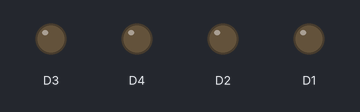
Recording of a sketch running on a simulated ESP8266 (NodeMCU). Shown: output pins drawn as LEDs (lit = HIGH).

Above: at 0.0 s.
At 5.1 s:
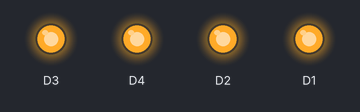
At 10.1 s:
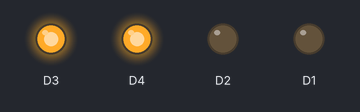
Timing chart, 0 to 11.6 s (numbered marks = the images above):
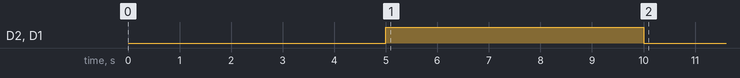

The sketch:

PIESmartCar_MotorTest.ino
```cpp
void setup()
{
  analogWriteFreq(50); // ปรับความถี่สัญญาณ PWM เป็น 50Hz

  // กำหนดขาควบคุมมอเตอร์ต่างๆ ให้เป็นโหมด OUTPUT
  pinMode(D1, OUTPUT); // D1 PWM MOTOR_LEFT
  pinMode(D2, OUTPUT); // D2 PWM MOTOR_RIGHT
  pinMode(D3, OUTPUT); // D3 DIR MOTOR_LEFT
  pinMode(D4, OUTPUT); // D4 DIR MOTOR_RIGHT

  delay(5000);  // รอเวลาตั้งตัว 5 วินาที

  analogWrite(D1, 512);   // กำหนดความเร็วมอเตอร์ A (ล้อข้างซ้าย) เท่ากับ 50%
  analogWrite(D2, 512);   // กำหนดความเร็วมอเตอร์ B (ล้อข้างขวา) เท่ากับ 50%
  digitalWrite(D3, HIGH);  // กำหนดทิศทาง ให้มอเตอร์ A หมุนเดินหน้า
  digitalWrite(D4, HIGH);  // กำหนดทิศทาง ให้มอเตอร์ B หมุนเดินหน้า

  delay(5000); // เดินหน้าไปเป็นเวลา 5 วินาที

  analogWrite(D1, 0);   // กำหนดความเร็วมอเตอร์ A (ล้อข้างซ้าย) เท่ากับ 0% (หยุดรถ)
  analogWrite(D2, 0);   // กำหนดความเร็วมอเตอร์ B (ล้อข้างขวา) เท่ากับ 0% (หยุดรถ)
}

void loop()
{
}
```
